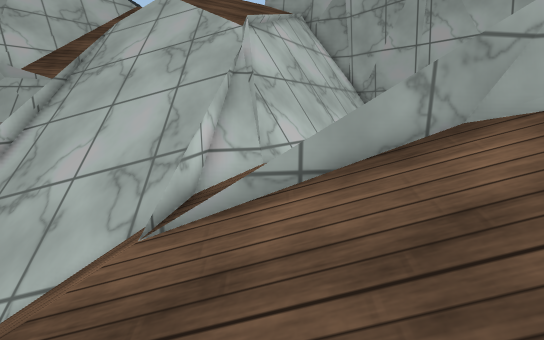
View 1 (above)

15 first-person views from a walk through a 3-D level made in the Unity game engine. The camera is 1.5 m above the floor, tilts 12° down and sees 90° across. The floor is counted in squares, 0.5 m on a side. Each view is taken from the middle of a square. On the plan, view 1 faces up. The plan holds only what a view shows up to about 20 squares ahead; the rest is blank. The place goes on beyond the plan. Some animated figures are not drawn. Surface patterns are stand-ins for the level's own textures.

View 2
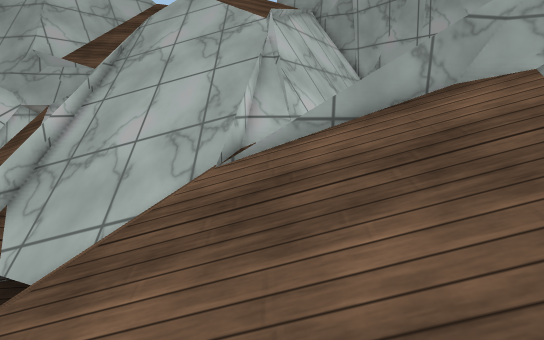

View 3
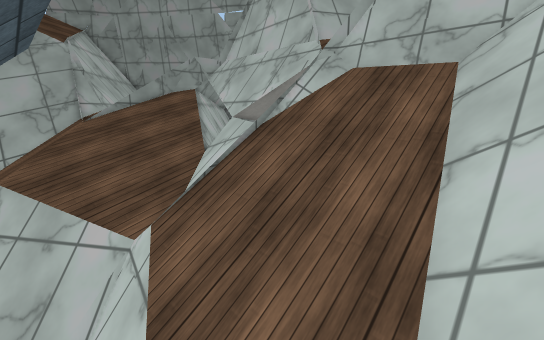

View 4
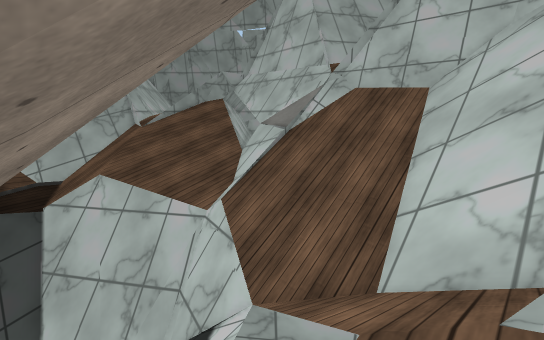

View 5
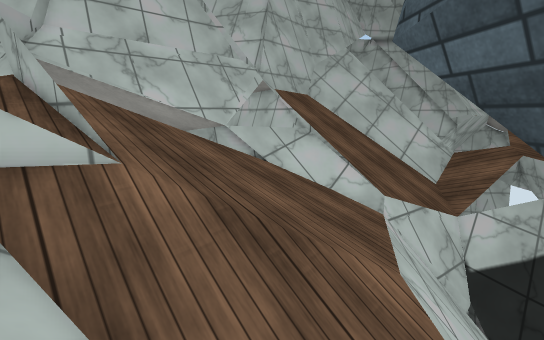

View 6
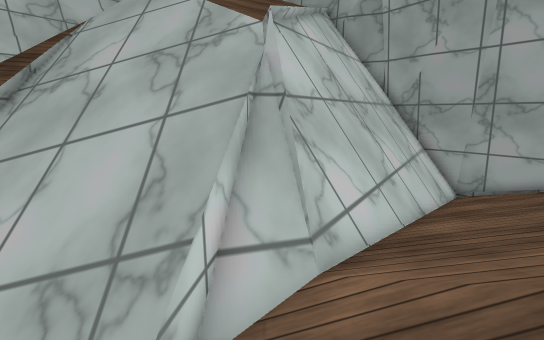

View 7
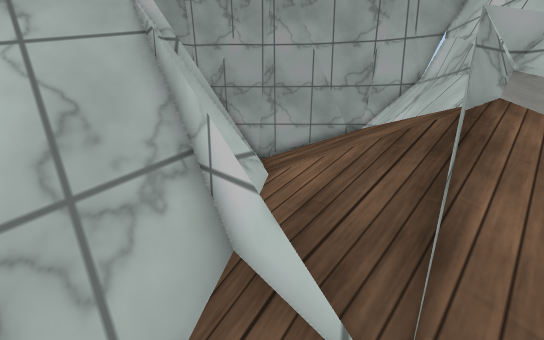

View 8
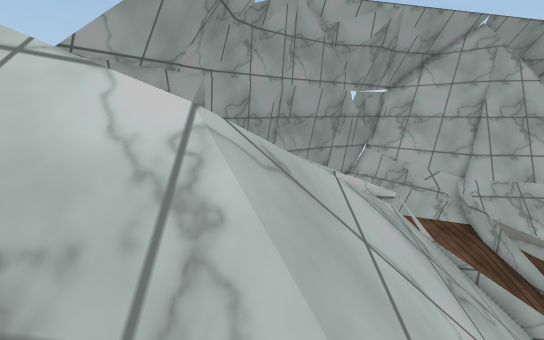

View 9
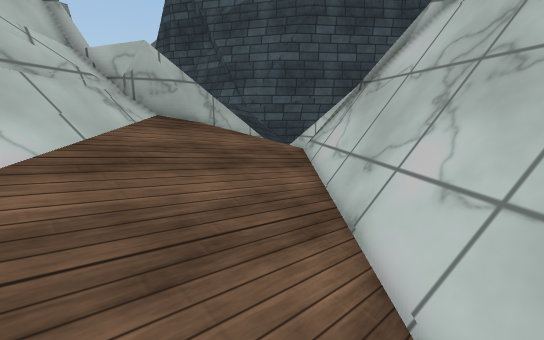

View 10
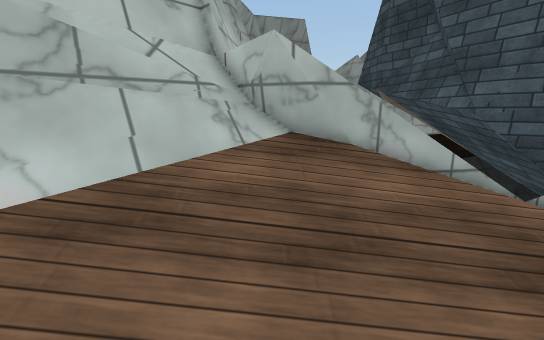

View 11
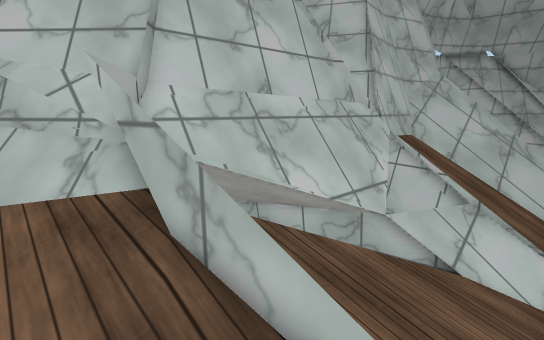

View 12
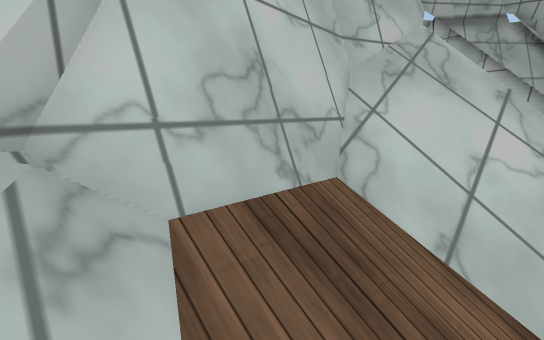

View 13
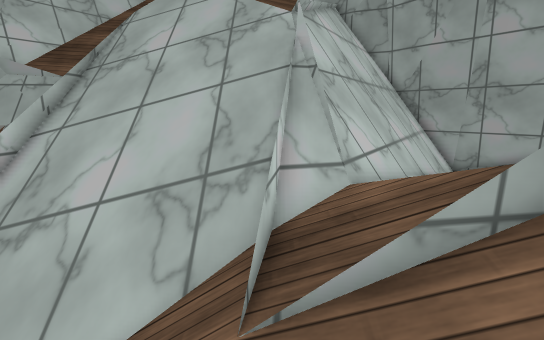

View 14
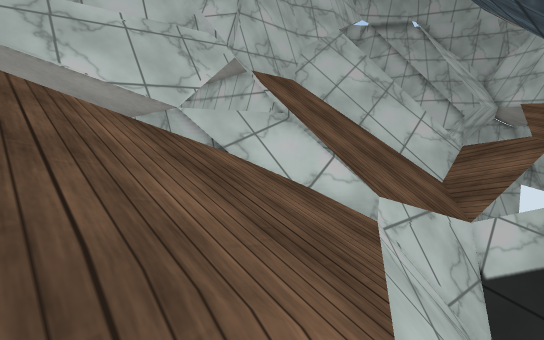

View 15
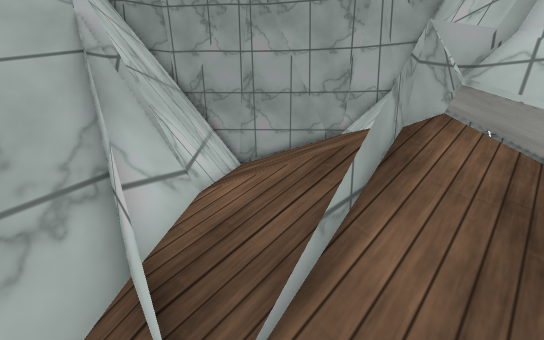

### Floor plan
Key: @ floor where view 1 was taken; # wall or solid block; . main floor; : floor 0.5 m higher than the main floor; - floor 0.5 m lower than the main floor; + floor 0.75 m higher than the main floor; _ floor 0.75 m lower than the main floor; * floor 1.25 m higher than the main floor; % floor 1.5 m higher than the main floor; < floor 1.5 m lower than the main floor; ( floor 2 m lower than the main floor; ! floor 2.5 m lower than the main floor; / step, stairs or slope; = window, fence, low wall or low ledge; v drop or lower ground; O other object.
Columns run from 15 left of view 1 to 10 right of it. Each row starts with its distance up from view 1.
 24  ##            #
 23  ##/           ##
 22  #//           ###
 21 ##//             #
 20 ##//   ///  ////
 19 #///   /// /////
 18 #///   /// ////       ####
 17 #/// / ////////      ###.#
 16 ##     ////////     ###./.
 15        ////////#   ###.///
 14       #///////    ###.///
 13       #///////#  ###./////
 12      #=///////#  ##://////
 11      #////////####:///////
 10      #////////=###///////+
  9      #/////////##+//////*#
  8      #///////#//+//////*##
  7      #///////=+/+///**%###
  6       ///////=+///**#####
  5         ////////+===##
  4         ///////////O#
  3         ////////////#
  2         /////////// #
  1     vv(  /////////  #
  0      vvv  /////@//
 -1        #vv///////
 -2      ###vv///////
 -3     ####vvv//////
 -4     ###vvv  ////
 -5     ###vvvvv/////
 -6     ###vvvv  ////    ##
 -7      ## vvv  ////////=#
 -8      #vvvvvv/////////=#
 -9      vvvvvvv/////////=#
-10       vvvvv//////////=#
-11       v!!!///////////=#
-12      ##((v///////////=##
-13      # <vv////////////##
-14        vv/////////////=#
-15         v//////////////#
-16        v///////////////#
-17      _ -.vv///////////##
-18         .v        ////=#
-19         .v            ##

Where each view was taken, in squares from view 1:
view 1: 0 up, 0 right, facing up
view 2: 2 down, 1 left, facing up
view 3: 15 down, 6 left, facing up-right
view 4: 17 down, 10 left, facing up-right
view 5: 6 up, 8 left, facing down-right
view 6: 4 up, 1 left, facing up
view 7: 4 up, 4 left, facing up-right
view 8: 17 up, 10 left, facing right
view 9: 16 up, 10 right, facing down-left
view 10: 13 up, 6 right, facing down
view 11: 7 up, 0 right, facing down-right
view 12: 7 down, 3 right, facing down-right
view 13: 2 up, 2 left, facing up
view 14: 3 up, 7 left, facing down-right
view 15: 3 up, 3 left, facing up-right
